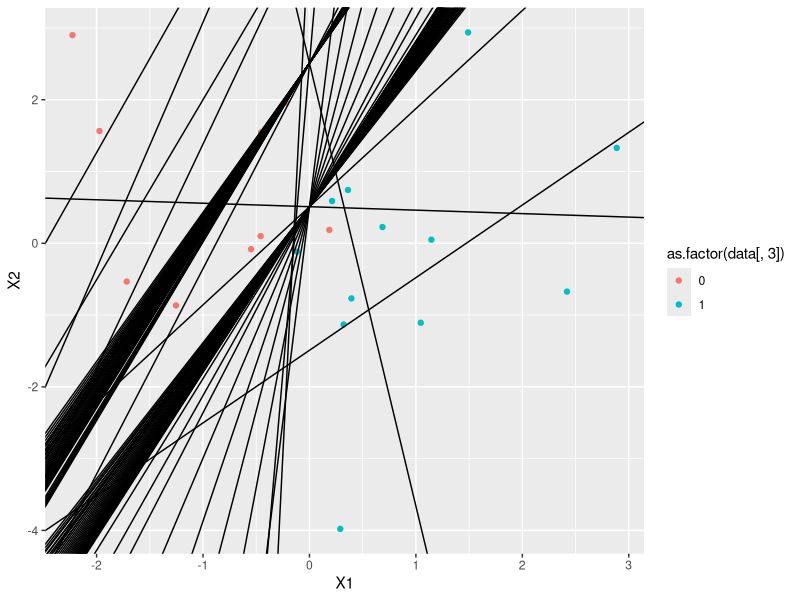

R code for this plot:
library(MASS)
library(ggplot2)
data = mvrnorm(20, c(0, 0), matrix(c(2, 0, 0, 2), 2, 2))
minpos = min(data[,1][which(data[,1] > 0)])
maxneg = max(data[,1][which(data[,1] < 0)])
data = rbind(data.frame(data, data[,1] > 0), c(rep(runif(1, 0, minpos), 2), FALSE), c(rep(runif(1, maxneg, 0), 2), TRUE))
v = as.matrix(runif(3, 0, 1))
x.data = cbind(rep(1, dim(data)[1]), as.matrix(data[,1:2]))
y.data = as.matrix((data[,3] - 0.5) * 2)	
y.est = ((x.data %*% v > 0) - 0.5) * 2
v.data = as.matrix(v)
cnt = 1
while(any(y.est != y.data)){
	v = v + t(x.data) %*% (y.data - y.est)
	y.est = ((x.data %*% v > 0) - 0.5) * 2
	v.data = cbind(v.data, v)
	cnt = cnt + 1
	if(cnt == 100){break}}
graph = ggplot(data, mapping = aes(x = X1, y = X2, color = as.factor(data[,3]))) + geom_point()
for(i in 1:dim(v.data)[2]){
	graph = graph + geom_abline(intercept = v.data[1, i], slope = -v.data[2, i] / v.data[3, i])}
plot(graph)